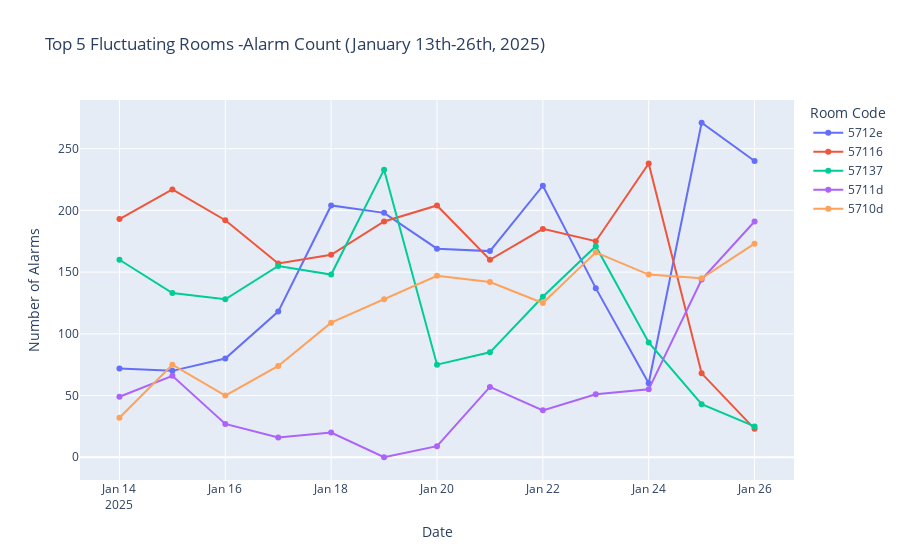

Write notebook code for a chart like this one.
### Code cell
fig.show()

### Figure 1 — Plotly figure (JSON) as saved in the notebook; plotly's stock layout.template omitted (floating-point values rounded to 4 significant figures)
{"data": [{"hovertemplate": "Room Code=5712e<br>Date=%{x}<br>Number of Alarms=%{y}<extra></extra>", "legendgroup": "5712e", "line": {"color": "#636efa", "dash": "solid"}, "marker": {"symbol": "circle"}, "mode": "lines+markers", "name": "5712e", "orientation": "v", "showlegend": true, "type": "scatter", "x": ["2025-01-14T00:00:00", "2025-01-15T00:00:00", "2025-01-16T00:00:00", "2025-01-17T00:00:00", "2025-01-18T00:00:00", "2025-01-19T00:00:00", "2025-01-20T00:00:00", "2025-01-21T00:00:00", "2025-01-22T00:00:00", "2025-01-23T00:00:00", "2025-01-24T00:00:00", "2025-01-25T00:00:00", "2025-01-26T00:00:00"], "xaxis": "x", "y": [72, 70, 80, 118, 204, 198, 169, 167, 220, 137, 60, 271, 240], "yaxis": "y"}, {"hovertemplate": "Room Code=57116<br>Date=%{x}<br>Number of Alarms=%{y}<extra></extra>", "legendgroup": "57116", "line": {"color": "#EF553B", "dash": "solid"}, "marker": {"symbol": "circle"}, "mode": "lines+markers", "name": "57116", "orientation": "v", "showlegend": true, "type": "scatter", "x": ["2025-01-14T00:00:00", "2025-01-15T00:00:00", "2025-01-16T00:00:00", "2025-01-17T00:00:00", "2025-01-18T00:00:00", "2025-01-19T00:00:00", "2025-01-20T00:00:00", "2025-01-21T00:00:00", "2025-01-22T00:00:00", "2025-01-23T00:00:00", "2025-01-24T00:00:00", "2025-01-25T00:00:00", "2025-01-26T00:00:00"], "xaxis": "x", "y": [193, 217, 192, 157, 164, 191, 204, 160, 185, 175, 238, 68, 23], "yaxis": "y"}, {"hovertemplate": "Room Code=57137<br>Date=%{x}<br>Number of Alarms=%{y}<extra></extra>", "legendgroup": "57137", "line": {"color": "#00cc96", "dash": "solid"}, "marker": {"symbol": "circle"}, "mode": "lines+markers", "name": "57137", "orientation": "v", "showlegend": true, "type": "scatter", "x": ["2025-01-14T00:00:00", "2025-01-15T00:00:00", "2025-01-16T00:00:00", "2025-01-17T00:00:00", "2025-01-18T00:00:00", "2025-01-19T00:00:00", "2025-01-20T00:00:00", "2025-01-21T00:00:00", "2025-01-22T00:00:00", "2025-01-23T00:00:00", "2025-01-24T00:00:00", "2025-01-25T00:00:00", "2025-01-26T00:00:00"], "xaxis": "x", "y": [160, 133, 128, 155, 148, 233, 75, 85, 130, 171, 93, 43, 25], "yaxis": "y"}, {"hovertemplate": "Room Code=5711d<br>Date=%{x}<br>Number of Alarms=%{y}<extra></extra>", "legendgroup": "5711d", "line": {"color": "#ab63fa", "dash": "solid"}, "marker": {"symbol": "circle"}, "mode": "lines+markers", "name": "5711d", "orientation": "v", "showlegend": true, "type": "scatter", "x": ["2025-01-14T00:00:00", "2025-01-15T00:00:00", "2025-01-16T00:00:00", "2025-01-17T00:00:00", "2025-01-18T00:00:00", "2025-01-19T00:00:00", "2025-01-20T00:00:00", "2025-01-21T00:00:00", "2025-01-22T00:00:00", "2025-01-23T00:00:00", "2025-01-24T00:00:00", "2025-01-25T00:00:00", "2025-01-26T00:00:00"], "xaxis": "x", "y": [49, 66, 27, 16, 20, 0, 9, 57, 38, 51, 55, 144, 191], "yaxis": "y"}, {"hovertemplate": "Room Code=5710d<br>Date=%{x}<br>Number of Alarms=%{y}<extra></extra>", "legendgroup": "5710d", "line": {"color": "#FFA15A", "dash": "solid"}, "marker": {"symbol": "circle"}, "mode": "lines+markers", "name": "5710d", "orientation": "v", "showlegend": true, "type": "scatter", "x": ["2025-01-14T00:00:00", "2025-01-15T00:00:00", "2025-01-16T00:00:00", "2025-01-17T00:00:00", "2025-01-18T00:00:00", "2025-01-19T00:00:00", "2025-01-20T00:00:00", "2025-01-21T00:00:00", "2025-01-22T00:00:00", "2025-01-23T00:00:00", "2025-01-24T00:00:00", "2025-01-25T00:00:00", "2025-01-26T00:00:00"], "xaxis": "x", "y": [32, 75, 50, 74, 109, 128, 147, 142, 125, 166, 148, 145, 173], "yaxis": "y"}], "layout": {"autosize": true, "legend": {"title": {"text": "Room Code"}, "tracegroupgap": 0}, "title": {"text": "Top 5 Fluctuating Rooms -Alarm Count (January 13th-26th, 2025)"}, "xaxis": {"anchor": "y", "autorange": true, "domain": [0, 1], "range": ["2025-01-13 06:30:52.8036", "2025-01-26 17:29:07.1964"], "title": {"text": "Date"}, "type": "date"}, "yaxis": {"anchor": "x", "autorange": true, "domain": [0, 1], "range": [-22.36, 293.4], "title": {"text": "Number of Alarms"}, "type": "linear"}}}
